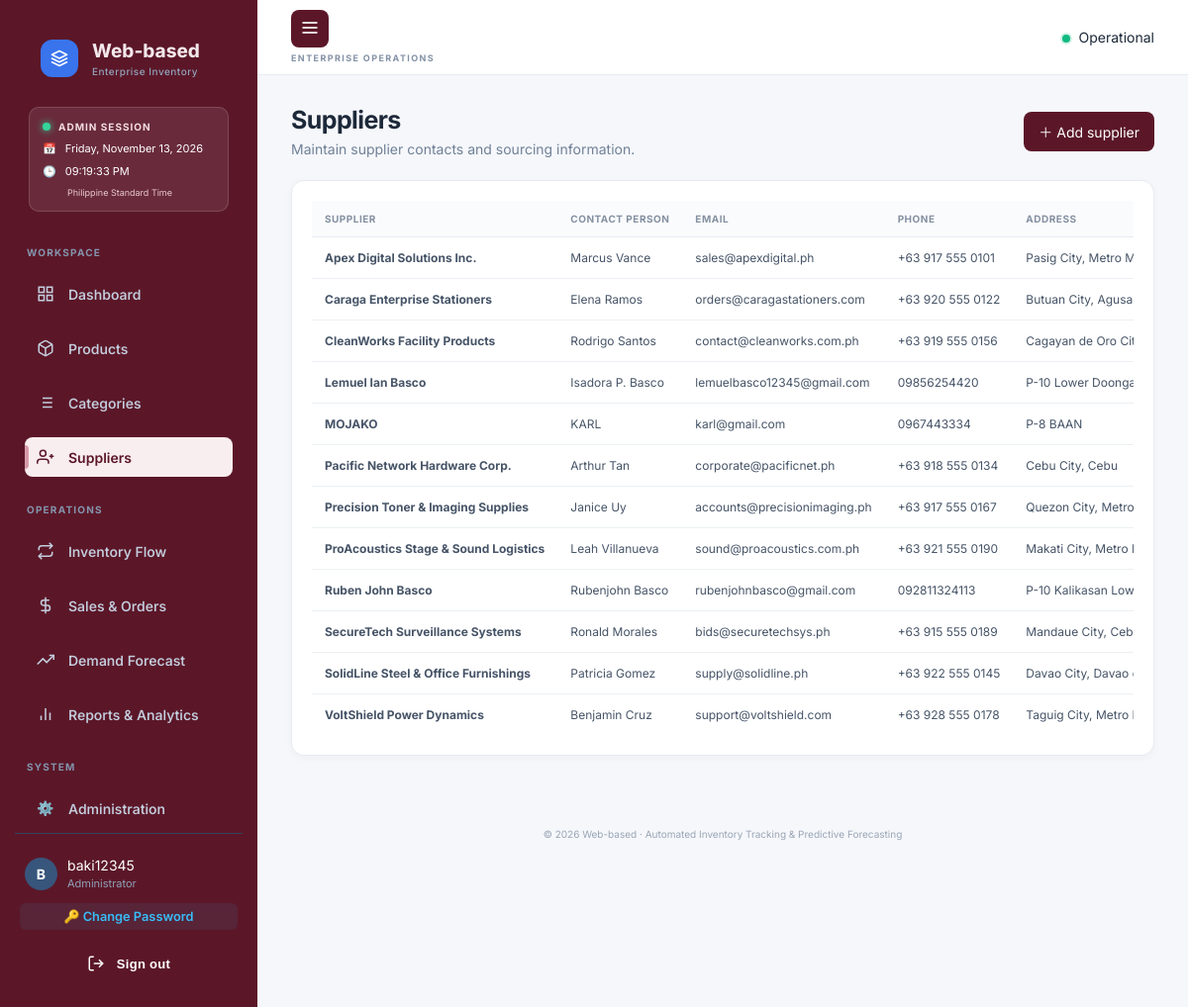
The page /inventory/suppliers/ (signed in) on the database its author committed.
### inventory/models.py (models this page shows, shortened)
class Supplier(models.Model):
    name = models.CharField(max_length=160)
    contact_person = models.CharField(max_length=120, blank=True)
    email = models.EmailField(blank=True)
    phone = models.CharField(max_length=40, blank=True)
    address = models.TextField(blank=True)
    created_at = models.DateTimeField(auto_now_add=True)

### inventory/views.py (the view)
# urls.py: path("suppliers/", views.supplier_list, name="supplier_list"),
@login_required
def supplier_list(request):
    return render(request, "inventory/supplier_list.html", {"suppliers": Supplier.objects.all().order_by("name")})

### templates/inventory/supplier_list.html
{% extends "base.html" %}{% block page_heading %}{% endblock %}{% block content %}<div class="page-title"><div><h1>Suppliers</h1><p class="muted">Maintain supplier contacts and sourcing information.</p></div><a class="btn primary" href="{% url 'supplier_create' %}">＋ Add supplier</a></div><div class="panel"><div class="table-wrap"><table><thead><tr><th>Supplier</th><th>Contact person</th><th>Email</th><th>Phone</th><th>Address</th></tr></thead><tbody>{% for s in suppliers %}<tr><td><b>{{ s.name }}</b></td><td>{{ s.contact_person|default:"—" }}</td><td>{{ s.email|default:"—" }}</td><td>{{ s.phone|default:"—" }}</td><td>{{ s.address|default:"—" }}</td></tr>{% empty %}<tr><td colspan="5" class="empty">No suppliers added yet.</td></tr>{% endfor %}</tbody></table></div></div>{% endblock %}

### templates/base.html (shortened to what this page needs)
{% load static %}
<!DOCTYPE html>
<html lang="en">
<head>
  <link rel="stylesheet" href="{% static 'css/app.css' %}">
</head>
<body class="{% block body_class %}{% endblock %}">
  <div class="app-shell" id="appShell">
    <aside class="sidebar" id="sidebar">
      <div class="sidebar-header">
        <a class="brand" href="{% url 'dashboard' %}">
          <div class="brand-mark">
            <svg width="18" height="18" viewBox="0 0 24 24" fill="none" stroke="currentColor" stroke-width="2.2" stroke-linecap="round" stroke-linejoin="round">
              <polygon points="12 2 2 7 12 12 22 7 12 2"></polygon>
              <polyline points="2 17 12 22 22 17"></polyline>
              <polyline points="2 12 12 17 22 12"></polyline>
            </svg>
          </div>
          <div class="brand-text">
            <span class="brand-name">Web-based</span>
            <small class="brand-tagline">Enterprise Inventory</small>
          </div>
        </a>
      </div>
{% if user.is_staff and user.last_login %}
<div class="admin-login-card">
    <div class="login-card-heading">
        <span class="login-indicator"></span>
        ADMIN SESSION
    </div>
    <div class="login-detail">
        <span>📅</span>
        <span>{{ user.last_login|date:"l, F j, Y" }}</span>
    </div>
    <div class="login-detail">
        <span>🕒</span>
        <span>{{ user.last_login|date:"h:i:s A" }}</span>
    </div>
    <small class="login-timezone">
        Philippine Standard Time
    </small>
</div>
{% endif %}
      <nav class="sidebar-nav">
        {% with current_url=request.resolver_match.url_name %}
          <span class="nav-label">WORKSPACE</span>
          <a href="{% url 'dashboard' %}" class="nav-item {% if current_url == 'dashboard' %}active{% endif %}">
            <svg class="nav-icon" viewBox="0 0 24 24" fill="none" stroke="currentColor" stroke-width="2"><rect x="3" y="3" width="7" height="7"></rect><rect x="14" y="3" width="7" height="7"></rect><rect x="14" y="14" width="7" height="7"></rect><rect x="3" y="14" width="7" height="7"></rect></svg>
            <span>Dashboard</span>
          </a>
          <a href="{% url 'product_list' %}" class="nav-item {% if current_url == 'product_list' %}active{% endif %}">
            <span>Products</span>
          </a>
          <a href="{% url 'category_list' %}" class="nav-item {% if current_url == 'category_list' %}active{% endif %}">
            <span>Categories</span>
          </a>
          <a href="{% url 'supplier_list' %}" class="nav-item {% if current_url == 'supplier_list' %}active{% endif %}">
            <svg class="nav-icon" viewBox="0 0 24 24" fill="none" stroke="currentColor" stroke-width="2"><path d="M16 21v-2a4 4 0 0 0-4-4H5a4 4 0 0 0-4 4v2"></path><circle cx="8.5" cy="7" r="4"></circle><line x1="20" y1="8" x2="20" y2="14"></line><line x1="23" y1="11" x2="17" y2="11"></line></svg>
            <span>Suppliers</span>
          </a>
          <span class="nav-label">OPERATIONS</span>
          <a href="{% url 'transaction_list' %}" class="nav-item {% if current_url == 'transaction_list' %}active{% endif %}">
            <svg class="nav-icon" viewBox="0 0 24 24" fill="none" stroke="currentColor" stroke-width="2"><polyline points="17 1 21 5 17 9"></polyline><path d="M3 11V9a4 4 0 0 1 4-4h14"></path><polyline points="7 23 3 19 7 15"></polyline><path d="M21 13v2a4 4 0 0 1-4 4H3"></path></svg>
            <span>Inventory Flow</span>
          </a>
          <a href="{% url 'sale_list' %}" class="nav-item {% if current_url == 'sale_list' %}active{% endif %}">
            <svg class="nav-icon" viewBox="0 0 24 24" fill="none" stroke="currentColor" stroke-width="2"><line x1="12" y1="1" x2="12" y2="23"></line><path d="M17 5H9.5a3.5 3.5 0 0 0 0 7h5a3.5 3.5 0 0 1 0 7H6"></path></svg>
            <span>Sales & Orders</span>
          </a>
          <a href="{% url 'forecast' %}" class="nav-item {% if current_url == 'forecast' %}active{% endif %}">
            <svg class="nav-icon" viewBox="0 0 24 24" fill="none" stroke="currentColor" stroke-width="2"><polyline points="23 6 13.5 15.5 8.5 10.5 1 18"></polyline><polyline points="17 6 23 6 23 12"></polyline></svg>
            <span>Demand Forecast</span>
          </a>
          <a href="{% url 'reports' %}" class="nav-item {% if current_url == 'reports' %}active{% endif %}">
            <svg class="nav-icon" viewBox="0 0 24 24" fill="none" stroke="currentColor" stroke-width="2"><line x1="18" y1="20" x2="18" y2="10"></line><line x1="12" y1="20" x2="12" y2="4"></line><line x1="6" y1="20" x2="6" y2="14"></line></svg>
            <span>Reports & Analytics</span>
          </a>
          {% if user.is_staff %}
            <span class="nav-label">SYSTEM</span>
<a href="{% url 'custom_admin_portal' %}" class="nav-link {% if request.resolver_match.url_name == 'custom_admin_portal' %}active{% endif %}">
    <span class="nav-icon">⚙️</span>
    <span>Administration</span>
</a>
          {% endif %}
        {% endwith %}
      </nav>
      <div class="sidebar-bottom">
        <div class="user-chip">
          <div class="avatar" title="{{ user.get_full_name|default:user.username }}">
            {{ user.username|slice:":1"|upper }}
          </div>
          <div class="user-info">
            <span class="user-name">{{ user.get_full_name|default:user.username }}</span>
            <small class="user-role">{% if user.is_staff %}Administrator{% else %}Operator{% endif %}</small>
          </div>
        </div>
        <a href="/admin/password_change/" style="display: block; font-size: 0.8rem; color: #38bdf8; text-decoration: none; padding: 6px 10px; margin: 6px 0; border-radius: 6px; background: rgba(56, 189, 248, 0.08); text-align: center; font-weight: 600;">
        🔑 Change Password
      </a>
        <form method="post" action="{% url 'logout' %}">
          <button type="submit" class="btn-logout" title="Sign out">
            <svg width="16" height="16" viewBox="0 0 24 24" fill="none" stroke="currentColor" stroke-width="2"><path d="M9 21H5a2 2 0 0 1-2-2V5a2 2 0 0 1 2-2h4"></path><polyline points="16 17 21 12 16 7"></polyline><line x1="21" y1="12" x2="9" y2="12"></line></svg>
            <span>Sign out</span>
          </button>
        </form>
      </div>
    </aside>
    <main class="main">
      <header class="topbar">
        <div class="topbar-left">
          <button type="button" class="sidebar-toggle" onclick="toggleSidebar()" aria-label="Toggle Navigation">
            <svg width="20" height="20" viewBox="0 0 24 24" fill="none" stroke="currentColor" stroke-width="2"><line x1="3" y1="12" x2="21" y2="12"></line><line x1="3" y1="6" x2="21" y2="6"></line><line x1="3" y1="18" x2="21" y2="18"></line></svg>
          </button>
          <div>
            <span class="eyebrow">{% block eyebrow %}ENTERPRISE OPERATIONS{% endblock %}</span>
          </div>
        </div>
        <div class="topbar-right">
          <div class="system-status">
            <span class="status-dot"></span>
            <span class="status-label">Operational</span>
          </div>
        </div>
      </header>
      <section class="content">
        {% block content %}{% endblock %}
      </section>
      <footer class="app-footer">
        <p>© {% now "Y" %} Web-based · Automated Inventory Tracking & Predictive Forecasting</p>
      </footer>
    </main>
  </div>
</body>
</html>

### rows shown on the page
Supplier: name "Apex Digital Solutions Inc.", contact_person "Marcus Vance", email "sales@apexdigital.ph", phone "+63 917 555 0101", address "Pasig City, Metro…"
Supplier: name "Caraga Enterprise Stationers", contact_person "Elena Ramos", email "orders@caragastationers.com", phone "+63 920 555 0122", address "Butuan City,…"
Supplier: name "CleanWorks Facility Products", contact_person "Rodrigo Santos", email "contact@cleanworks.com.ph", phone "+63 919 555 0156", address "Cagayan de Oro…"
Supplier: name "Lemuel Ian Basco", contact_person "Isadora P. Basco", email "lemuelbasco12345@gmail.com", phone "09856254420", address "P-10 Lower…"
Supplier: name "MOJAKO", contact_person "KARL", email "karl@gmail.com", phone "0967443334", address "P-8 BAAN"
Supplier: name "Pacific Network Hardware Corp.", contact_person "Arthur Tan", email "corporate@pacificnet.ph", phone "+63 918 555 0134", address "Cebu City, Cebu"
Supplier: name "Precision Toner & Imaging Supplies", contact_person "Janice Uy", email "accounts@precisionimaging.ph", phone "+63 917 555 0167", address "Quezon City, Metro…"
Supplier: name "ProAcoustics Stage & Sound Logistics", contact_person "Leah Villanueva", email "sound@proacoustics.com.ph", phone "+63 921 555 0190", address "Makati City, Metro…"
Supplier: name "Ruben John Basco", contact_person "Rubenjohn Basco", email "rubenjohnbasco@gmail.com", phone "092811324113", address "P-10 Kalikasan…"
Supplier: name "SecureTech Surveillance Systems", contact_person "Ronald Morales", email "bids@securetechsys.ph", phone "+63 915 555 0189", address "Mandaue City,…"
Supplier: name "SolidLine Steel & Office Furnishings", contact_person "Patricia Gomez", email "supply@solidline.ph", phone "+63 922 555 0145", address "Davao City, Davao…"
Supplier: name "VoltShield Power Dynamics", contact_person "Benjamin Cruz", email "support@voltshield.com", phone "+63 928 555 0178", address "Taguig City, Metro…"

### other values the page prints
{{ user.last_login|date:"l, F j, Y" }} "Friday, November 13, 2026"
{{ user.last_login|date:"h:i:s A" }} "09:19:33 PM"
{{ user.username|slice:":1"|upper }} "B"
{{ user.get_full_name|default:user.username }} "baki12345"
